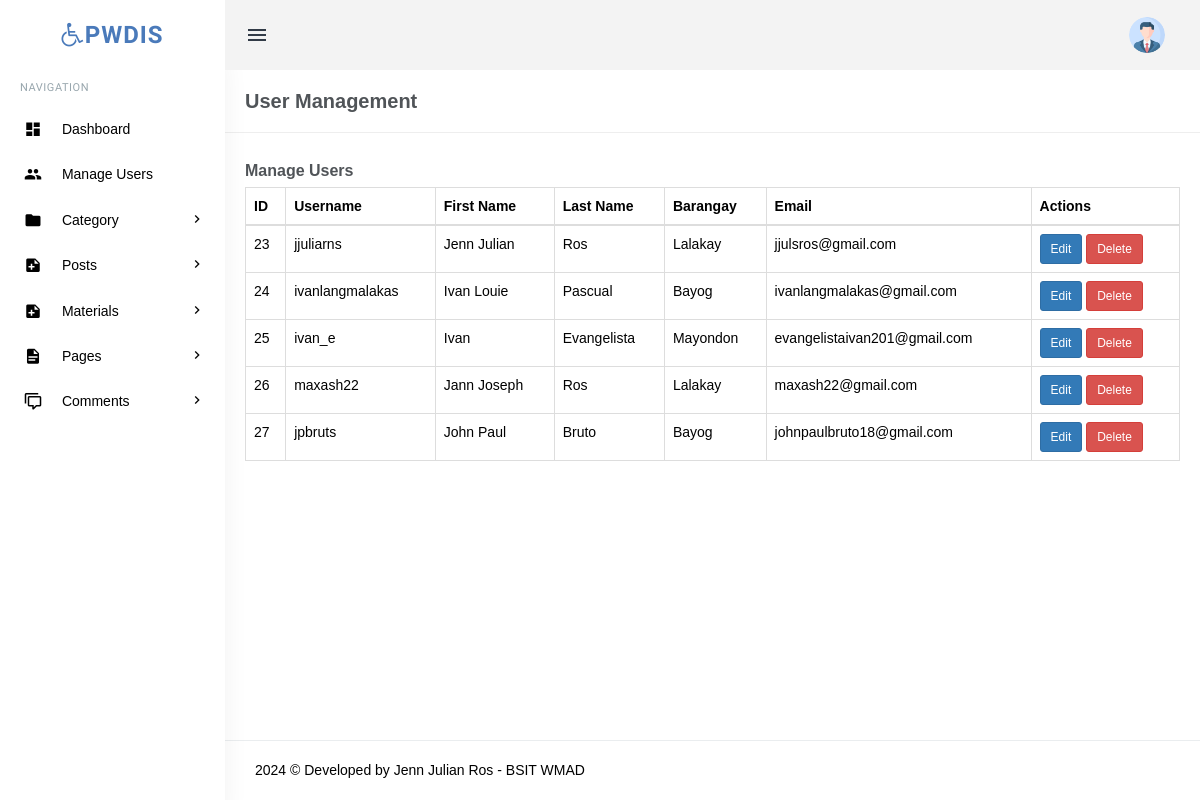
Page /admin/manage_user.php (signed in) on the earlier database version.
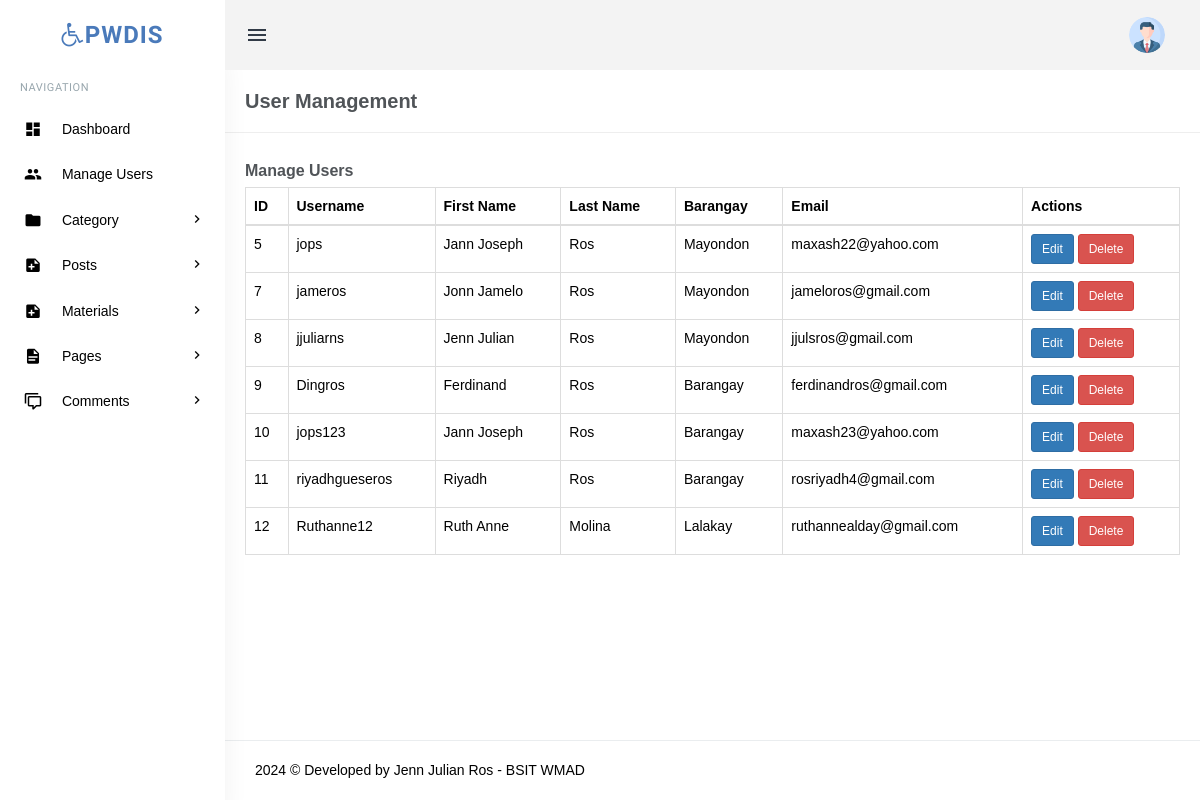
Same page on the later database version.
### tables this page shows
CREATE TABLE `users` (
  `id` int(11) NOT NULL,
  `FirstName` varchar(50) NOT NULL,
  `LastName` varchar(50) NOT NULL,
  `Gender` varchar(50) NOT NULL,
  `Age` int(11) NOT NULL,
  `Barangay` varchar(50) NOT NULL,
  `blk_lot` varchar(100) NOT NULL,
  `Email` varchar(50) NOT NULL,
  `username` varchar(50) NOT NULL,
  `MobileNumber` varchar(50) NOT NULL,
  `password` varchar(255) NOT NULL,
  `image_upload` varchar(255) NOT NULL,
  `status` varchar(50) NOT NULL DEFAULT 'pending'
);

### admin/manage_user.php (the view, shortened to what this page needs)
<?php
include('includes/config.php');
if (strlen($_SESSION['login']) == 0) {
    header('location:index.php');
} else {
    $userQuery = "SELECT * FROM users";
    $userResult = mysqli_query($con, $userQuery);
?>
<!DOCTYPE html>
<html lang="en">
<head>
    <link href="assets/css/bootstrap.min.css" rel="stylesheet" type="text/css" />
    <link href="assets/css/core.css" rel="stylesheet" type="text/css" />
    <link href="assets/css/icons.css" rel="stylesheet" type="text/css" />
    <link href="assets/css/menu.css" rel="stylesheet" type="text/css" />
    <link href="assets/css/responsive.css" rel="stylesheet" type="text/css" />
</head>
<body class="fixed-left">
    <div id="wrapper">
        <?php include('includes/topheader.php'); ?>
        <?php include('includes/leftsidebar.php'); ?>
        <div class="content-page">
            <div class="content">
                <div class="container">
                    <div class="row">
                        <div class="col-xs-12">
                            <div class="page-title-box">
                                <h4 class="page-title">User Management</h4>
                                <div class="clearfix"></div>
                            </div>
                        </div>
                    </div>
                    <div class="row">
                        <div class="col-lg-12">
                            <h4 class="header-title">Manage Users</h4>
                            <div class="table-responsive">
                                <table class="table table-bordered table-hover">
                                    <thead class="thead-dark">
                                        <tr>
                                            <th>ID</th>
                                            <th>Username</th>
                                            <th>First Name</th>
                                            <th>Last Name</th>
                                            <th>Barangay</th>
                                            <th>Email</th>
                                            <th>Actions</th>
                                        </tr>
                                    </thead>
                                    <tbody>
                                        <?php
                                        if (mysqli_num_rows($userResult) > 0) {
                                            while ($row = mysqli_fetch_assoc($userResult)) {
                                                ?>
                                                <tr>
                                                    <td><?php echo $row['id']; ?></td>
                                                    <td><?php echo $row['username']; ?></td>
                                                    <td><?php echo $row['FirstName']; ?></td>
                                                    <td><?php echo $row['LastName']; ?></td>
                                                    <td><?php echo $row['Barangay']; ?></td>
                                                    <td><?php echo $row['Email']; ?></td>
                                                    <td>
                                                        <a href="edit_user.php?id=<?php echo $row['id']; ?>" class="btn btn-primary btn-sm">Edit</a>
                                                        <a href="manage_user.php?delete=<?php echo $row['id']; ?>" class="btn btn-danger btn-sm">Delete</a>
                                                    </td>
                                                </tr>
                                                <?php
                                            }
                                        } else {
                                            echo "<tr><td colspan='6' class='text-center'>No users found.</td></tr>";
                                        }
                                        ?>
                                    </tbody>
                                </table>
                            </div>
                        </div>
                    </div>
                </div>
            </div>
            <?php include('includes/footer.php'); ?>
        </div>
    </div>
</body>
</html>
<?php } ?>

### admin/includes/topheader.php (shortened to what this page needs)
<div class="topbar">
    <div class="topbar-left">
        <a href="../admin/dashboard.php" class="logo"><i class='fa fa-wheelchair'></i><span>PWD<span>IS</span></span></a>
    </div>
    <div class="navbar navbar-default" role="navigation">
        <div class="container">
            <ul class="nav navbar-nav navbar-left">
                <li>
                    <button class="button-menu-mobile open-left waves-effect">
                        <i class="mdi mdi-menu"></i>
                    </button>
                </li>
            </ul>
            <ul class="nav navbar-nav navbar-right">
                <li class="dropdown user-box">
                    <a href="" class="dropdown-toggle waves-effect user-link" data-toggle="dropdown" aria-expanded="true">
                        <img src="assets/images/users/adminlogo.jpg" alt="user-img" class="img-circle user-img">
                    </a>
                </li>
            </ul>
        </div>
    </div>
</div>

### admin/includes/leftsidebar.php (shortened to what this page needs)
<div class="left side-menu">
    <div class="sidebar-inner slimscrollleft">
        <div id="sidebar-menu">
            <ul>
                <li class="menu-title">Navigation</li>
                <li class="has_sub">
                    <a href="dashboard.php" class="waves-effect">
                        <i class="mdi mdi-view-dashboard"></i>
                        <span> Dashboard </span>
                    </a>
                </li>
                <li class="has_sub">
                    <a href="manage_user.php" class="waves-effect">
                        <i class="mdi mdi-account-multiple"></i>
                        <span> Manage Users</span>
                    </a>
                </li>
                <li class="has_sub">
                    <a href="javascript:void(0);" class="waves-effect">
                        <i class="mdi mdi-folder"></i>
                        <span> Category </span>
                        <span class="menu-arrow"></span>
                    </a>
                </li>
                <li class="has_sub">
                    <a href="javascript:void(0);" class="waves-effect">
                        <i class="mdi mdi-note-plus"></i>
                        <span> Posts </span>
                        <span class="menu-arrow"></span>
                    </a>
                </li>
                <li class="has_sub">
                    <a href="javascript:void(0);" class="waves-effect">
                        <i class="mdi mdi-note-plus"></i>
                        <span> Materials</span>
                        <span class="menu-arrow"></span>
                    </a>
                </li>
                <li class="has_sub">
                    <a href="javascript:void(0);" class="waves-effect">
                        <i class="mdi mdi-file-document"></i>
                        <span> Pages </span>
                        <span class="menu-arrow"></span>
                    </a>
                </li>
                <li class="has_sub">
                    <a href="javascript:void(0);" class="waves-effect">
                        <i class="mdi mdi-comment-multiple-outline"></i>
                        <span> Comments </span>
                        <span class="menu-arrow"></span>
                    </a>
                </li>
            </ul>
        </div>
    </div>
</div>

### admin/includes/footer.php
<footer class="footer text-right">
   2024 © Developed by Jenn Julian Ros - BSIT WMAD
</footer>

### admin/assets/css/core.css (style rules this page uses)
body { font-family: "Poppins", sans-serif; margin: 0; padding-bottom: 60px; overflow-x: hidden; color: black; }
html { position: relative; min-height: 100%; }
.h1, .h2, .h3, .h4, .h5, .h6, h1, h2, h3, h4, h5, h6 { color: #505458; font-family: "Poppins", sans-serif; margin: 10px 0; }
* { outline: none !important; }
.container { width: auto; }
.footer { border-top: 1px solid rgba(152, 166, 173, 0.2); bottom: 0; text-align: left !important; padding: 19px 30px 20px; position: absolute; right: 0; left: 225px; }
#wrapper { height: 100%; overflow: hidden; width: 100%; }
.row { margin-right: -10px; margin-left: -10px; }
.col-lg-1, .col-lg-10, .col-lg-11, .col-lg-12, .col-lg-2, .col-lg-3, .col-lg-4, .col-lg-5, .col-lg-6, .col-lg-7, .col-lg-8, .col-lg-9, .col-md-1, .col-md-10, .col-md-11, .col-md-12, .col-md-2, .col-md-3, .col-md-4, .col-md-5, .col-md-6, .col-md-7, .col-md-8, .col-md-9, .col-sm-1, .col-sm-10, .col-sm-11, .col-sm-12, .col-sm-2, .col-sm-3, .col-sm-4, .col-sm-5, .col-sm-6, .col-sm-7, .col-sm-8, .col-sm-9, .col-xs-1, .col-xs-10, .col-xs-11, .col-xs-12, .col-xs-2, .col-xs-3, .col-xs-4, .col-xs-5, .col-xs-6, .col-xs-7, .col-xs-8, .col-xs-9 { padding-left: 10px; padding-right: 10px; }
.waves-effect { position: relative; cursor: pointer; display: inline-block; overflow: hidden; -webkit-user-select: none; -moz-user-select: none; -ms-user-select: none; user-select: none; -webkit-tap-highlight-color: transparent; vertical-align: middle; z-index: 1; will-change: opacity, transform; -webkit-transition: all 0.3s ease-out; -moz-transition: all 0.3s ease-out; -o-transition: all 0.3s ease-out; -ms-transition: all 0.3s ease-out; transition: all 0.3s ease-out; }

Differences in the rows shown:
removed users: id "23", username "jjuliarns", FirstName "Jenn Julian", LastName "Ros", Barangay "Lalakay", Email "jjulsros@gmail.com"
removed users: id "24", username "ivanlangmalakas", FirstName "Ivan Louie", LastName "Pascual", Barangay "Bayog", Email "ivanlangmalakas@gmail.com"
removed users: id "25", username "ivan_e", FirstName "Ivan", LastName "Evangelista", Barangay "Mayondon", Email "evangelistaivan201@gmail.com"
removed users: id "26", username "maxash22", FirstName "Jann Joseph", LastName "Ros", Barangay "Lalakay", Email "maxash22@gmail.com"
removed users: id "27", username "jpbruts", FirstName "John Paul", LastName "Bruto", Barangay "Bayog", Email "johnpaulbruto18@gmail.com"
added users: id "5", username "jops", FirstName "Jann Joseph", LastName "Ros", Barangay "Mayondon", Email "maxash22@yahoo.com"
added users: id "7", username "jameros", FirstName "Jonn Jamelo", LastName "Ros", Barangay "Mayondon", Email "jameloros@gmail.com"
added users: id "8", username "jjuliarns", FirstName "Jenn Julian", LastName "Ros", Barangay "Mayondon", Email "jjulsros@gmail.com"
added users: id "9", username "Dingros", FirstName "Ferdinand", LastName "Ros", Barangay "Barangay", Email "ferdinandros@gmail.com"
added users: id "10", username "jops123", FirstName "Jann Joseph", LastName "Ros", Barangay "Barangay", Email "maxash23@yahoo.com"
added users: id "11", username "riyadhgueseros", FirstName "Riyadh", LastName "Ros", Barangay "Barangay", Email "rosriyadh4@gmail.com"
added users: id "12", username "Ruthanne12", FirstName "Ruth Anne", LastName "Molina", Barangay "Lalakay", Email "ruthannealday@gmail.com"
